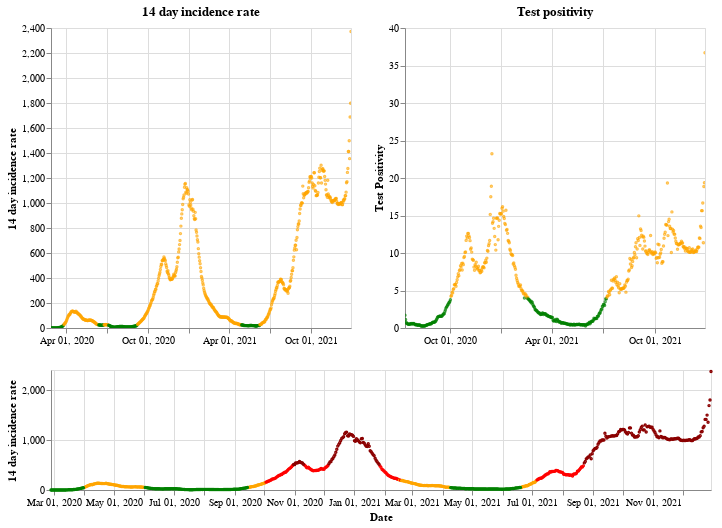

Notebook code for this chart:
### Markdown cell above
## Wales

### Code cell
plot_traffic_light('Wales')

### Figure 1 — Vega-Lite specification as saved in the notebook (floating-point values rounded to 4 significant figures; data arrays with more than 128 entries replaced by an {"elided": "..."} marker saying what was removed)
{"config": {"view": {"continuousWidth": 400, "continuousHeight": 300}}, "vconcat": [{"hconcat": [{"mark": {"type": "point", "size": 2}, "encoding": {"color": {"condition": {"value": "green", "test": "(datum.twoWeeklyCasesRate <= 25)"}, "value": "orange"}, "tooltip": [{"type": "nominal", "field": "areaName"}, {"type": "temporal", "field": "date"}, {"type": "quantitative", "field": "twoWeeklyCasesRate"}, {"type": "quantitative", "field": "testPositivity"}], "x": {"type": "temporal", "axis": {"title": ""}, "field": "date", "scale": {"domain": {"selection": "DateBrush"}}, "timeUnit": "yearmonthdate"}, "y": {"type": "quantitative", "axis": {"title": "14 day incidence rate"}, "field": "twoWeeklyCasesRate"}}, "title": "14 day incidence rate", "width": 300}, {"mark": {"type": "point", "size": 2}, "encoding": {"color": {"condition": {"value": "green", "test": "(datum.testPositivity <= 4)"}, "value": "orange"}, "tooltip": [{"type": "nominal", "field": "areaName"}, {"type": "temporal", "field": "date"}, {"type": "quantitative", "field": "twoWeeklyCasesRate"}, {"type": "quantitative", "field": "testPositivity"}], "x": {"type": "temporal", "axis": {"title": ""}, "field": "date", "scale": {"domain": {"selection": "DateBrush"}}, "timeUnit": "yearmonthdate"}, "y": {"type": "quantitative", "axis": {"title": "Test Positivity"}, "field": "testPositivity"}}, "title": "Test positivity", "width": 300}]}, {"layer": [{"mark": {"type": "point", "size": 2}, "encoding": {"color": {"condition": {"value": "orange", "test": "(((datum.testPositivity < 4) && (datum.twoWeeklyCasesRate >= 50)) && (datum.twoWeeklyCasesRate < 200))"}, "value": "red"}, "opacity": {"condition": {"value": 1, "test": "((datum.twoWeeklyCasesRate >= 50) && (datum.twoWeeklyCasesRate < 500))"}, "value": 0}, "tooltip": [{"type": "nominal", "field": "areaName"}, {"type": "temporal", "field": "date"}, {"type": "quantitative", "field": "twoWeeklyCasesRate"}, {"type": "quantitative", "field": "testPositivity"}], "x": {"type": "temporal", "axis": {"title": "Date"}, "field": "date", "timeUnit": "yearmonthdate"}, "y": {"type": "quantitative", "axis": {"title": "14 day incidence rate"}, "field": "twoWeeklyCasesRate"}}, "selection": {"DateBrush": {"type": "interval", "encodings": ["x"], "fields": ["Time"]}}}, {"mark": {"type": "point", "size": 2}, "encoding": {"color": {"value": "darkred"}, "opacity": {"condition": {"value": 1, "test": "(datum.twoWeeklyCasesRate >= 500)"}, "value": 0}, "tooltip": [{"type": "nominal", "field": "areaName"}, {"type": "temporal", "field": "date"}, {"type": "quantitative", "field": "twoWeeklyCasesRate"}, {"type": "quantitative", "field": "testPositivity"}], "x": {"type": "temporal", "axis": {"title": "Date"}, "field": "date", "timeUnit": "yearmonthdate"}, "y": {"type": "quantitative", "axis": {"title": "14 day incidence rate"}, "field": "twoWeeklyCasesRate"}}}, {"mark": {"type": "point", "size": 2}, "encoding": {"color": {"condition": {"value": "green", "test": "((datum.testPositivity < 4) && (datum.twoWeeklyCasesRate < 50))"}, "value": "orange"}, "opacity": {"condition": {"value": 1, "test": "(datum.twoWeeklyCasesRate < 50)"}, "value": 0}, "tooltip": [{"type": "nominal", "field": "areaName"}, {"type": "temporal", "field": "date"}, {"type": "quantitative", "field": "twoWeeklyCasesRate"}, {"type": "quantitative", "field": "testPositivity"}], "x": {"type": "temporal", "axis": {"title": "Date"}, "field": "date", "timeUnit": "yearmonthdate"}, "y": {"type": "quantitative", "axis": {"title": "14 day incidence rate"}, "field": "twoWeeklyCasesRate"}}}], "height": 120, "width": 660}], "data": {"name": "data-e3587703e22bdaa8a6a5c9a47593000c"}, "$schema": "https://vega.github.io/schema/vega-lite/v4.8.1.json", "datasets": {"data-e3587703e22bdaa8a6a5c9a47593000c": {"elided": "673 records"}}}
